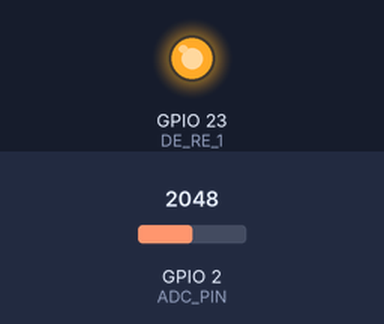
The sketch below on a simulated ESP32. Shown: output pins drawn as LEDs (lit = HIGH). Inputs (shaded band) come from the test bench; at power-on: GPIO 2 (ADC_PIN) = 2048. What the sketch prints to the serial monitor is not drawn.

Above: at 0.1 s.
Timing chart, 0 to 1.6 s (numbered marks = the images above):
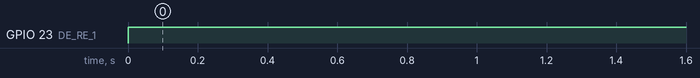

The sketch:

RS485_unidireccional.ino
```cpp
#include <HardwareSerial.h>
#define TX_PIN 17
#define RX_PIN 16
#define DE_RE_1 23
#define ADC_PIN 2

void enviar_RS485(int dato_ADC);
void Recibir_R485();

int ADC_value =0;
HardwareSerial RS485(1);
void setup() {
  Serial.begin(115200); //Inicializar Serial con el PC
  RS485.begin(115200, SERIAL_8N1, RX_PIN, TX_PIN); //Inicializar RS485
  pinMode(DE_RE_1, OUTPUT); //Pin para poner RS485 como lectura o escritura
  pinMode(ADC_PIN, INPUT); //Pin que lee el sensor para enviar a la otra ESP
  digitalWrite(DE_RE_1, LOW); // Inicializa el RS485 como modo lectura

}

void loop() {
  ADC_value = analogRead(ADC_PIN);
  enviar_RS485(ADC_value);
  Serial.println(ADC_value);
  delay(5);

}
void enviar_RS485(int dato_ADC){
    digitalWrite(DE_RE_1, HIGH);  // Cambiar a modo transmisión
    delay(10);
    RS485.println(dato_ADC);
    delay(10);
    //digitalWrite(DE_RE, LOW);   // Volver a modo recepción
}
```

Measured:
- by itself, GPIO 23 (DE_RE_1): LOW → HIGH at 0.00 s
